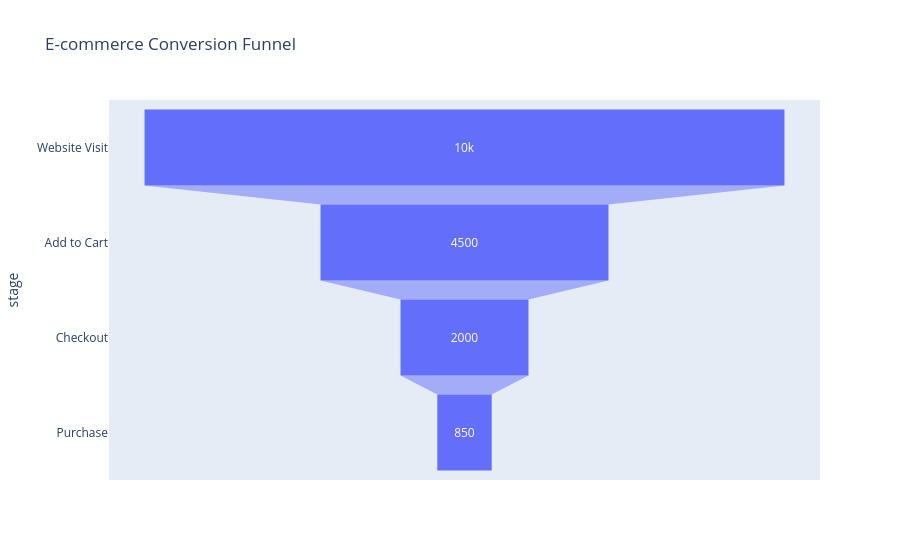

Notebook cell for this chart:
### Markdown cell above
## Funnel Visualization

### Code cell
fig = px.funnel(funnel_df, x='users', y='stage', title='E-commerce Conversion Funnel')
fig.show()

### Figure 1 — Plotly figure (JSON) as saved in the notebook; plotly's stock layout.template omitted (floating-point values rounded to 4 significant figures)
{"data": [{"hovertemplate": "users=%{x}<br>stage=%{y}<extra></extra>", "legendgroup": "", "marker": {"color": "#636efa"}, "name": "", "orientation": "h", "showlegend": false, "type": "funnel", "x": [10000, 4500, 2000, 850], "xaxis": "x", "y": ["Website Visit", "Add to Cart", "Checkout", "Purchase"], "yaxis": "y"}], "layout": {"legend": {"tracegroupgap": 0}, "title": {"text": "E-commerce Conversion Funnel"}, "xaxis": {"anchor": "y", "domain": [0.0, 1.0], "title": {"text": "users"}}, "yaxis": {"anchor": "x", "domain": [0.0, 1.0], "title": {"text": "stage"}}}}
